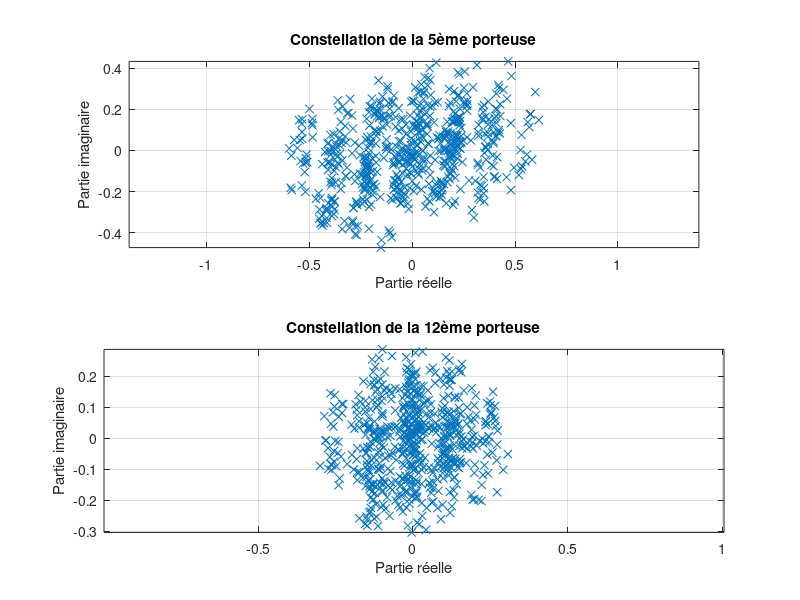

Write MATLAB code to recreate this figure.
clear all;
close all;

% Mapping BPSK (moyenne nulle et variance 1) :
% 1 -->  1V
% 0 --> -1V

% Paramètres :
n = 10000;          % nb de bits à transmettre
Fe = 24000;         % (Hz) Fréquences d'échantillonages

% Paramètres des monoporteuses
Ts = 10;            % durée symbole en monoporteuse
Fs = 1/Ts;          % fréquence symbole en monoporteuse
M = 2;              % modulation

% Paramètres de la chaine de transmission OFDM
N = 16;             % nb porteuses
Ts_OFDM = N*Ts;     % durée symbole OFDM
R_OFMD = 1/Ts_OFDM; % débit sortie OFDM


% Génération du signal OFDM
% Génération des bits / de l'information
bits = randi([0 1],1,n);

% Création des symboles
symboles = 2*bits - 1;  % Mapping BPSK | 1 --> +1V | 0 --> -1V |

% On reshape pour faire correspondre aux N porteuses
symboles_OFDM = reshape(symboles, N, n/N);

% Passe dans le mode temporel
symboles_OFDM = ifft(symboles_OFDM);


% INITIALISATION DU CANAL MULTI-TRAJET
h = [0.227 0.46 0.688 0.46 0.227];


% =================================================================
% =                                                               =
% = 3 Implantation de la chaine de transmission OFDM avec         =
% =   canal multi-trajets, sans bruit                             =
% =                                                               =    
% = 3.2 Implantation avec intervalle de garde composé de zéros    =
% =                                                               =
% =================================================================


% Ajout de l'intervalle de garde sur 4 porteuses en plus
% on ajoute 4 veteurs de taille n/N = taille monoporteuse
mat_OFDM = [zeros(4, n/N); symboles_OFDM];  % Ajout en tête des porteuses !!

% On obtient ainsi le signal OFDM avec l'ajout de l'intervalle de garde
signal_OFDM = reshape(mat_OFDM, 1, []); % On replace le signal en 1 seul vecteur ligne


% Réception du signal après canal multitrajet
% Passage du signal OFDM dans le canal de propagation multitrajets
signal_recu_IG = filter(h,1,signal_OFDM);


% Opération chaine de réception 
% Reshape pour obtenir l'information sous forme de porteuse
mat_recu_IG = reshape(signal_recu_IG, N + 4, []);

% On enlève les 4 premières "porteuses" qui sont l'ajout de l'IG
mat_recu = mat_recu_IG(5:end,:);


% On repasse en domaine fréquentiel pour le traitement de OFDM
mat_recu_freq = fft(mat_recu);

% Reforme le signal a traiter
signal_traitement = reshape(mat_recu_freq, 1, n);


% Tracé de 2 constellations obtenues en réception
constellation_porteuse_5 = mat_recu_freq(5,:);
constellation_porteuse_12 = mat_recu_freq(12,:);

% On va tracer la 5 et 12 ième
figure;
subplot(2, 1, 1);
plot(real(constellation_porteuse_5), imag(constellation_porteuse_5), 'x');
title('Constellation de la 5ème porteuse');
xlabel('Partie réelle');
ylabel('Partie imaginaire');
axis equal;
grid on;

subplot(2, 1, 2);
plot(real(constellation_porteuse_12), imag(constellation_porteuse_12), 'x');
title('Constellation de la 12ème porteuse');
xlabel('Partie réelle');
ylabel('Partie imaginaire');
axis equal;
grid on;


% Calcul du TEB Théorique
% Prend la décision de bits = 1 ssi val_reel > 0 
% sinon = 0 !
% Ce qui correspond bien a notremodulation d'origine
mat_decision = (real(signal_traitement)) > 0;
mat_erreur = (mat_decision ~= bits); % si différent -> 1

TEB = sum(mat_erreur)/n;
disp("TEB théorique = " + TEB);
